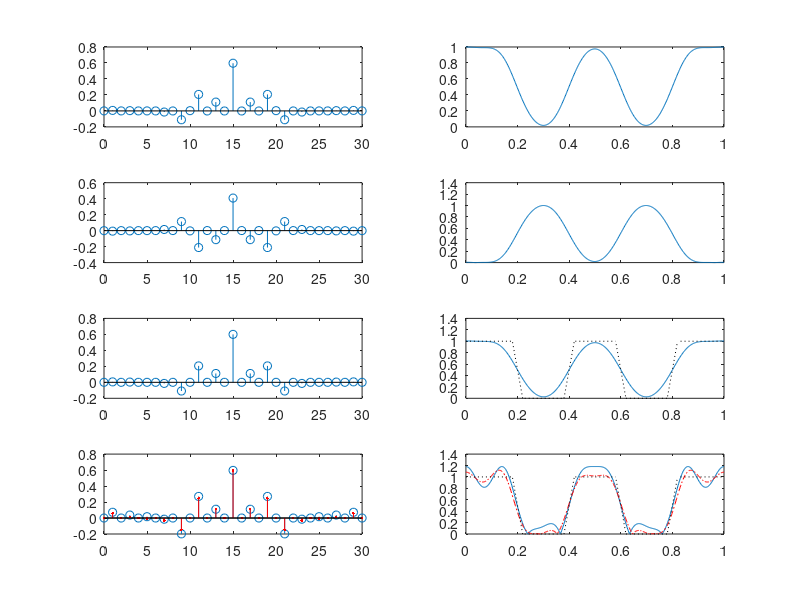

Recreate this plot in MATLAB.
%ds05e07.m 
% to design multiband FIR filters using fir1()/fir2()/firpm()
fn=[0:512]/512; W=fn*pi; % normalized and digital frequency ranges
N=30; M=N/2; % Filter order and its half
nn=[-M:M]; nn1=nn+M; % Duration of filter impulse response 
% Multi pass/stop-band filter using fir1()
ffe=[0.2 0.4 0.6 0.8]; % Band edge frequency vector
B_fir1_DC1=fir1(N,ffe,'DC-1'); % Tap coefficient vector 
G_fir1_DC1_mag=abs(freqz(B_fir1_DC1,1,W)); %Frequency response magnitude
subplot(421), stem(nn1,B_fir1_DC1)
subplot(422), plot(fn,G_fir1_DC1_mag)
% Multi stop/pass-band filter using fir1()
B_fir1_DC0=fir1(N,ffe,'DC-0'); % Tap coefficient vector 
G_fir1_DC0_mag=abs(freqz(B_fir1_DC0,1,W)); %Frequency response magnitude
subplot(423), stem(nn1,B_fir1_DC0)
subplot(424), plot(fn,G_fir1_DC0_mag)
% Multi pass/stop-band filter using fir2()
% Desired piecewise linear frequency response
ffd=[0 0.18 0.22 0.38 0.42 0.58 0.62 0.78 0.82 1]; % Band edges in pairs
GGd=[1 1    0    0    1    1    0    0    1    1];
B_fir2=fir2(N,ffd,GGd);  G_fir2_mag=abs(freqz(B_fir2,1,W)); 
subplot(425), stem(nn1,B_fir2)
subplot(426), plot(fn,G_fir2_mag, ffd,GGd,'k:')
% Multiband pass/stop filter using firpm()
B_firpm=firpm(N,ffd,GGd); % The number of frequency points must be even
B_firls=firls(N,ffd,GGd); % The number of frequency points must be even
G_firpm_mag=abs(freqz(B_firpm,1,W)); G_firls_mag=abs(freqz(B_firls,1,W));
subplot(427), stem(nn1,B_firpm), hold on, stem(nn1,B_firls,'r.')
subplot(428), plot(fn,G_firpm_mag, fn,G_firls_mag,'r-.', ffd,GGd,'k:')
